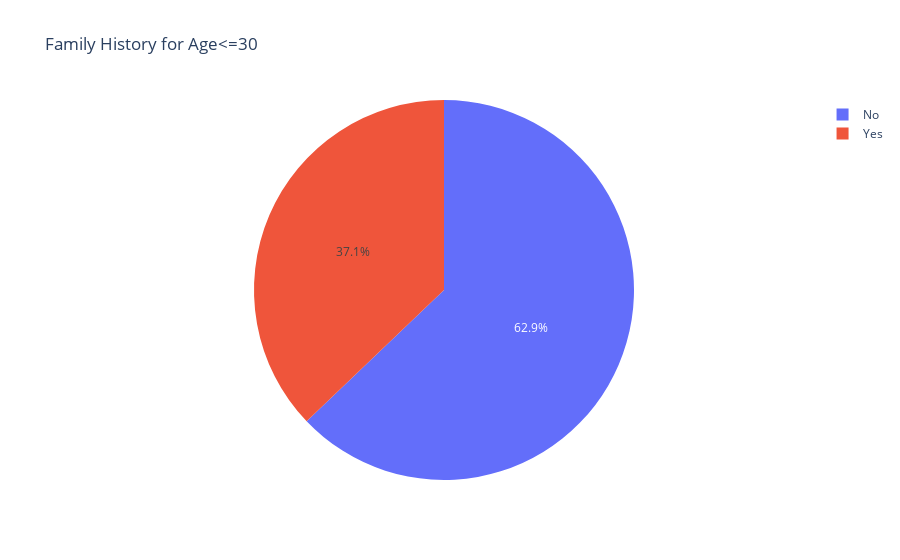

Notebook cell for this chart:
### Code cell
fig= px.pie(age,age.index, age.values, title ='Family History for Age<=30')
fig.show()

### Figure 1 — Plotly figure (JSON) as saved in the notebook; plotly's stock layout.template omitted (floating-point values rounded to 4 significant figures)
{"data": [{"domain": {"x": [0, 1], "y": [0, 1]}, "hovertemplate": "FAMILY_HISTORY=%{label}<br>value=%{value}<extra></extra>", "labels": ["No", "Yes"], "legendgroup": "", "name": "", "showlegend": true, "type": "pie", "values": [369, 218]}], "layout": {"legend": {"tracegroupgap": 0}, "title": {"text": "Family History for Age<=30"}}}
